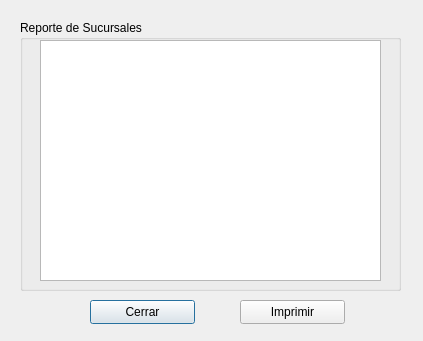
<?xml version="1.0" encoding="UTF-8"?>
<ui version="4.0">
 <class>rsucursal</class>
 <widget class="QDialog" name="rsucursal">
  <property name="geometry">
   <rect>
    <x>0</x>
    <y>0</y>
    <width>423</width>
    <height>341</height>
   </rect>
  </property>
  <property name="windowTitle">
   <string>Reporte de Sucursales</string>
  </property>
  <widget class="QGroupBox" name="groupBox">
   <property name="geometry">
    <rect>
     <x>20</x>
     <y>20</y>
     <width>381</width>
     <height>271</height>
    </rect>
   </property>
   <property name="title">
    <string>Reporte de Sucursales</string>
   </property>
   <widget class="QTableView" name="lista">
    <property name="geometry">
     <rect>
      <x>20</x>
      <y>20</y>
      <width>341</width>
      <height>241</height>
     </rect>
    </property>
   </widget>
  </widget>
  <widget class="QPushButton" name="cerrar">
   <property name="geometry">
    <rect>
     <x>90</x>
     <y>300</y>
     <width>105</width>
     <height>24</height>
    </rect>
   </property>
   <property name="text">
    <string>Cerrar</string>
   </property>
   <property name="icon">
    <iconset resource="pandasoft.qrc">
     <normaloff>:/images/dialog-close.png</normaloff>:/images/dialog-close.png</iconset>
   </property>
  </widget>
  <widget class="QPushButton" name="print">
   <property name="geometry">
    <rect>
     <x>240</x>
     <y>300</y>
     <width>105</width>
     <height>24</height>
    </rect>
   </property>
   <property name="text">
    <string>Imprimir</string>
   </property>
   <property name="icon">
    <iconset resource="pandasoft.qrc">
     <normaloff>:/images/document-print-preview.png</normaloff>:/images/document-print-preview.png</iconset>
   </property>
  </widget>
 </widget>
 <tabstops>
  <tabstop>lista</tabstop>
  <tabstop>cerrar</tabstop>
  <tabstop>print</tabstop>
 </tabstops>
 <resources>
  <include location="pandasoft.qrc"/>
 </resources>
 <connections>
  <connection>
   <sender>cerrar</sender>
   <signal>clicked()</signal>
   <receiver>rsucursal</receiver>
   <slot>reject()</slot>
   <hints>
    <hint type="sourcelabel">
     <x>106</x>
     <y>313</y>
    </hint>
    <hint type="destinationlabel">
     <x>51</x>
     <y>312</y>
    </hint>
   </hints>
  </connection>
 </connections>
</ui>
